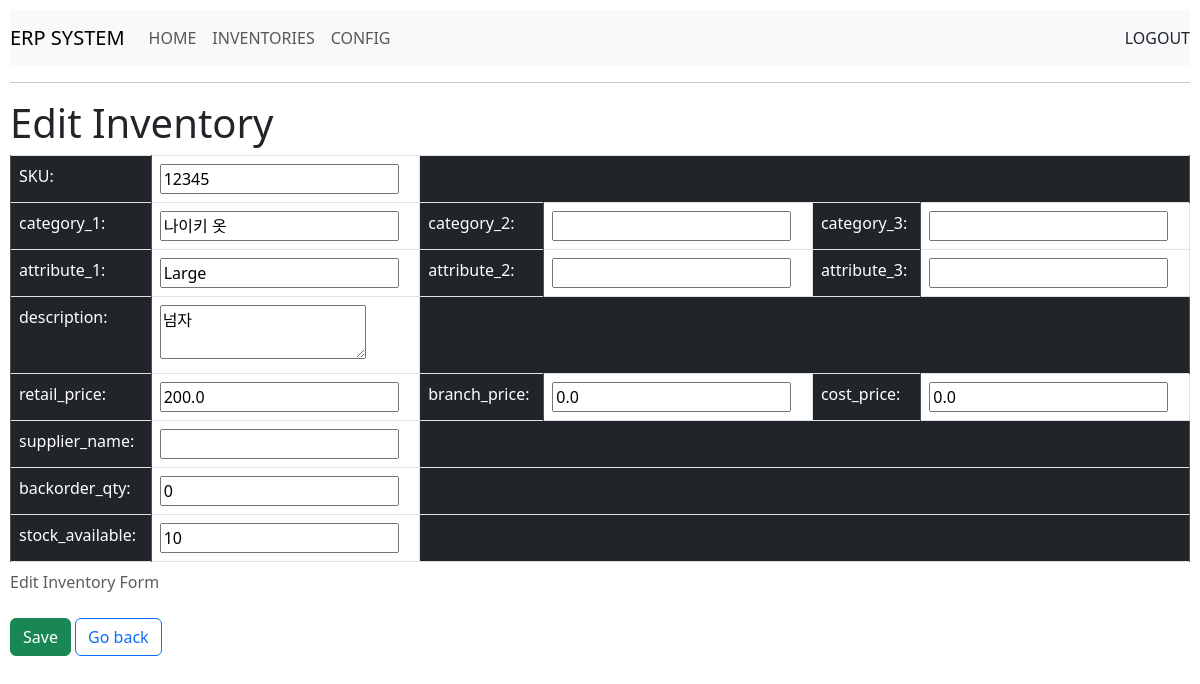
/5/edit_inventory/, run on the app's committed database.
### erp_system/models.py (models this page shows)
class Inventory(models.Model):
    id = models.AutoField(primary_key=True)
    sku = models.CharField(max_length=30, unique=True)
    category_1 = models.CharField(max_length=100)
    category_2 = models.CharField(max_length=100, blank=True)
    category_3 = models.CharField(max_length=100, blank=True)
    description = models.TextField(max_length=300, blank=True)
    attribute_1 = models.CharField(max_length=20,default="", blank=True)
    attribute_2 = models.CharField(max_length=20,default="", blank=True)
    attribute_3 = models.CharField(max_length=20,default="", blank=True)
    retail_price = models.FloatField(default=0.00)
    branch_price = models.FloatField(default=0.00)
    cost_price = models.FloatField(default=0.00)
    supplier_name = models.CharField(max_length=20,default="", blank=True)
    backorder_qty = models.IntegerField(default=0)
    stock_available = models.IntegerField(default=0)

### erp_system/views.py (the view)
# urls.py: path('<int:inventory_id>/edit_inventory/', views.edit_inventory, name='edit_inventory'), # Edit Inventory records view
def edit_inventory(request, inventory_id):
    inventory = get_object_or_404(Inventory, pk=inventory_id)
    return render(request, 'inventories/edit_inventory.html', {'inventory':inventory})

### erp_system/templates/inventories/edit_inventory.html (shortened to what this page needs)
{% extends "header.html" %}
{% block content %}
<h1>Edit Inventory</h1>
<form id="edit_inventory" action="{% url 'erp_system:update_inventory' inventory.id %}" method='post'>
    <table class="table table-bordered">
        <caption>Edit Inventory Form</caption>
        <tr>
            <td class="table-dark">
                <label for="sku">SKU:</label>
            </td>
            <td>
                <input type="textbox" name="sku" id="sku" value="{{ inventory.sku }}">
            </td>
            <td colspan=4 class="table-dark"></td>
        </tr>
        <tr>
            <td class="table-dark">
                <label for="category_1">category_1:</label>
            </td>
            <td>
                <input type="textbox" name="category_1" id="category_1" value="{{ inventory.category_1 }}">
            </td>
            <td class="table-dark">
                <label for="category_2">category_2:</label>
            </td>
            <td>
                <input type="textbox" name="category_2" id="category_2" value="{{ inventory.category_2 }}">
            </td>
            <td class="table-dark">
                <label for="category_3">category_3:</label>
            </td>
            <td>
                <input type="textbox" name="category_3" id="category_3" value="{{ inventory.category_3 }}">
            </td>
        </tr>
        <tr>
            <td class="table-dark">
                <label for="attribute_1">attribute_1:</label>
            </td>
            <td>
                <input type="textbox" name="attribute_1" id="attribute_1" value="{{ inventory.attribute_1 }}">
            </td>
            <td class="table-dark">
                <label for="attribute_2">attribute_2:</label>
            </td>
            <td>
                <input type="textbox" name="attribute_2" id="attribute_2" value="{{ inventory.attribute_2 }}">
            </td>
            <td class="table-dark">
                <label for="attribute_3">attribute_3:</label>
            </td>
            <td>
                <input type="textbox" name="attribute_3" id="attribute_3" value="{{ inventory.attribute_3 }}">
            </td>
        </tr>
        <tr>
            <td class="table-dark">
                <label for="description">description:</label>
            </td>
            <td>
                <textarea name="description" id="description">{{inventory.description}}</textarea>
            </td>
            <td colspan=4 class="table-dark"></td>
        </tr>
        <tr>
            <td class="table-dark">
                <label for="retail_price">retail_price:</label>
            </td>
            <td>
                <input type="textbox" name="retail_price" id="retail_price" value="{{ inventory.retail_price }}">
            </td>
                <td class="table-dark">
                    <label for="branch_price">branch_price:</label>
                </td>
                <td>
                    <input type="textbox" name="branch_price" id="branch_price" value="{{ inventory.branch_price }}">
                </td>
                <td class="table-dark">
                    <label for="cost_price">cost_price:</label>
                </td>
                <td>
                    <input type="textbox" name="cost_price" id="cost_price" value="{{ inventory.cost_price }}">
                </td>
        </tr>
        <tr>
            <td class="table-dark">
                <label for="supplier_name">supplier_name:</label>
            </td>
            <td>
                <input type="textbox" name="supplier_name" id="supplier_name" value="{{ inventory.supplier_name }}">
            </td>
            <td colspan=4 class="table-dark"></td>
        </tr>
        <tr>
            <td class="table-dark">
                <label for="backorder_qty">backorder_qty:</label>
            </td>
            <td>
                <input type="textbox" name="backorder_qty" id="backorder_qty" value="{{ inventory.backorder_qty }}">
            </td>
            <td colspan=4 class="table-dark"></td>
        </tr>
        <tr>
            <td class="table-dark">
                <label for="stock_available">stock_available:</label>
            </td>
            <td>
                <input type="textbox" name="stock_available" id="stock_available" value="{{ inventory.stock_available }}">
            </td>
            <td colspan=4 class="table-dark"></td>
        </tr>
    </table>
</form>
<input class="btn btn-success" type="submit" value="Save" form="edit_inventory" />
<input class="btn btn-outline-primary" type="submit" value="Go back" form="go_back" />
{% endblock %}

### erp_system/templates/header.html (style rules this page uses)
body { padding: 10px; box-sizing: border-box; }

### data on the page
Inventory: sku "12345", category_1 "나이키 옷", attribute_1 "Large", description "넘자", retail_price "200.0", branch_price "0.0", cost_price "0.0", backorder_qty "0", stock_available "10"
